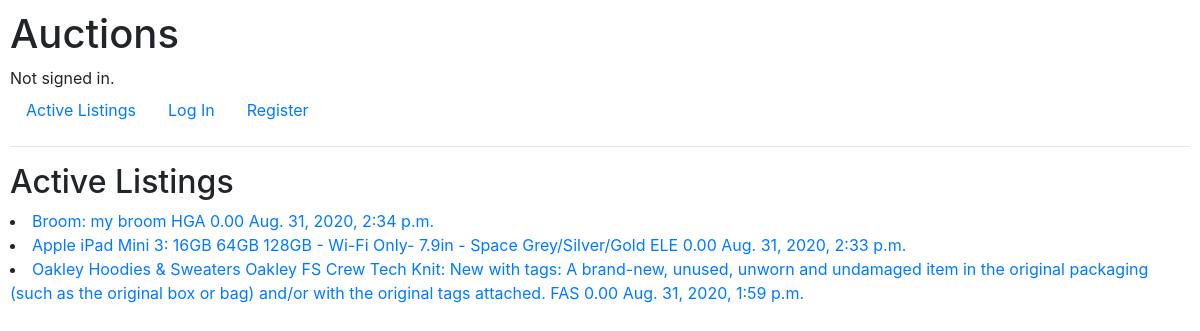
Before: / with the older database file.
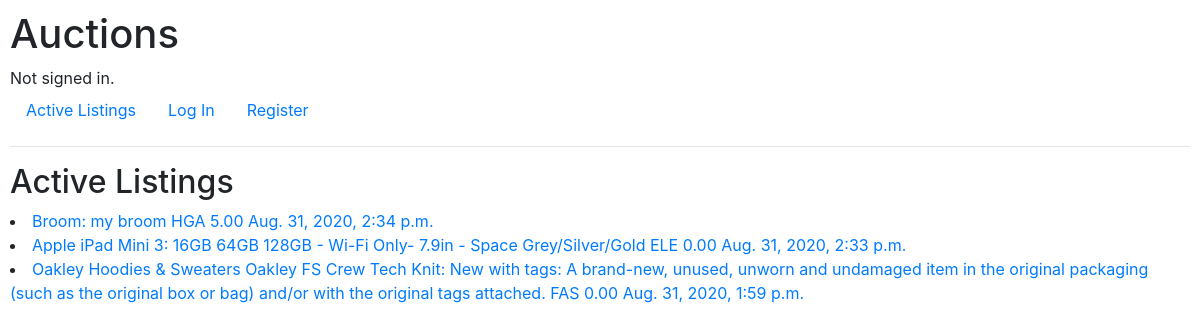
After: the same page with the newer database file.
### auctions/models.py (models this page shows, shortened)
class Auction(models.Model):
    MOTORS = "MOT"
    FASHINON = "FAS"
    ELECTRONICS = "ELE"
    COLLECTIBLES_ARTS = "ART"
    HOME_GARDES = "HGA"
    SPORTING_GOODS = "SPO"
    TOYS = "TOY"
    BUSSINES_INDUSTRIAL = "BUS"
    MUSIC = "MUS"
    CATEGORY = [
        (MOTORS, "Motors"),
        (FASHINON, "Fashion"),
        (ELECTRONICS, "Electronics"),
        (COLLECTIBLES_ARTS, "Collectibles & Art"),
        (HOME_GARDES, "Home & Garden"),
        (SPORTING_GOODS, "Sporting Goods"),
        (TOYS, "Toys"),
        (BUSSINES_INDUSTRIAL, "Business & Industrial"),
        (MUSIC, "Music"),
    ]
    seller_id = models.ForeignKey(User, on_delete=models.CASCADE)
    title = models.CharField(max_length=64, blank=False)
    description = models.TextField(blank=True)
    current_price = models.DecimalField(max_digits=11, decimal_places=2, default=0.0)
    category = models.CharField(max_length=3, choices=CATEGORY, default=MOTORS)
    image_url = models.URLField(blank=True)
    publication_date = models.DateTimeField(auto_now_add=True)
    class Meta:
        verbose_name = "auction"
        verbose_name_plural = "auctions"

### auctions/views.py (the view)
# urls.py: path("", views.index, name="index"),
def index(request):
    auctions = Auction.objects.all().order_by("-publication_date")
    return render(request, "auctions/index.html", {
        "auctions": auctions
    })

### auctions/templates/auctions/index.html
{% extends "auctions/layout.html" %}
{% block body %}
    <h2>Active Listings</h2>
    {% for auction in auctions %}
        <li><a href="{% url 'auctions:listing_page' auction_id=auction.id %}"> {{ auction.title }}: {{ auction.description }} {{auction.category}} {{auction.current_price}} {{auction.publication_date}}</a></li>
    {% empty %}
        No auctions yet
    {% endfor %}
{% endblock %}

Changed rows visible on the page:
changed Auction "Broom": current_price "0.00" → "5.00"
